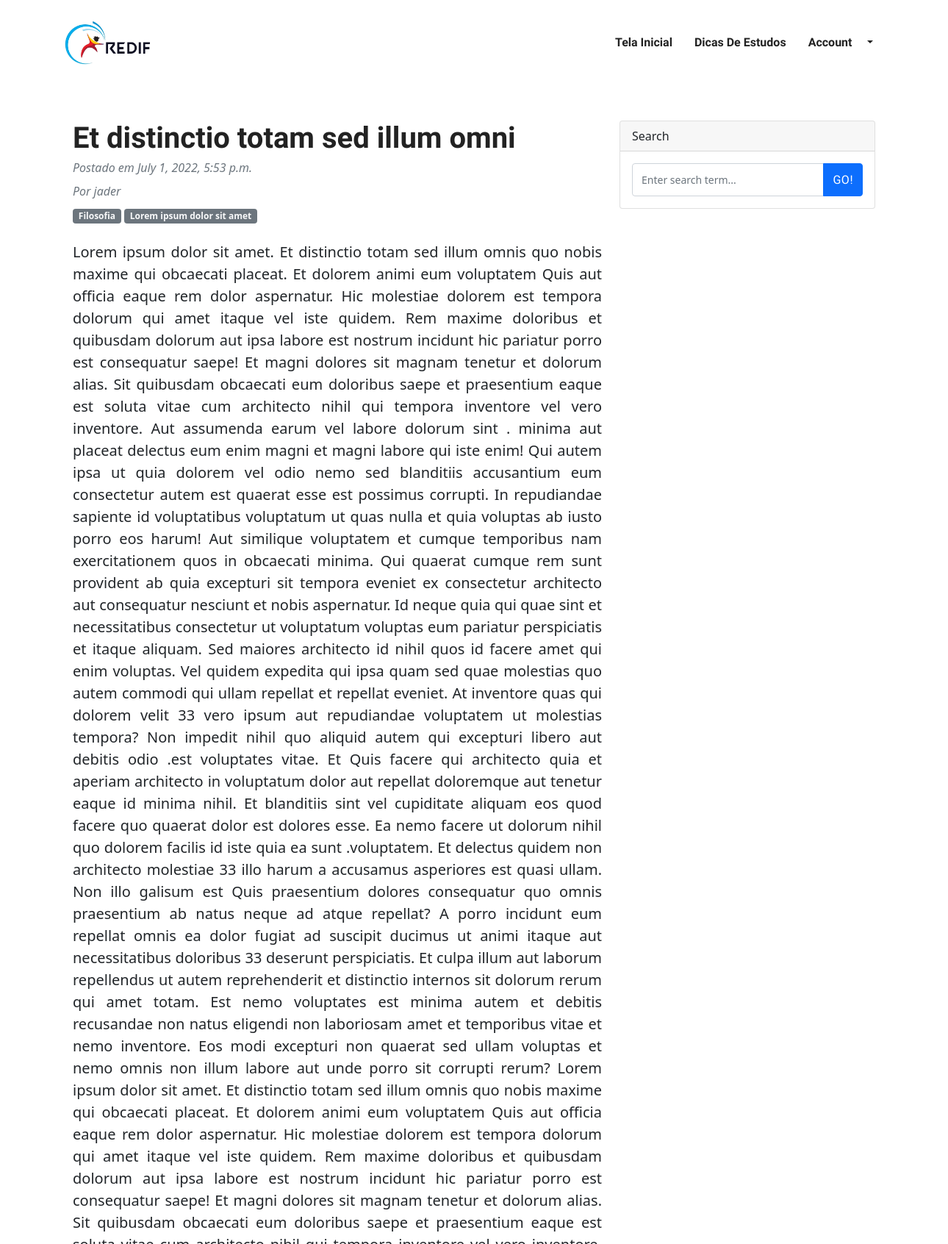
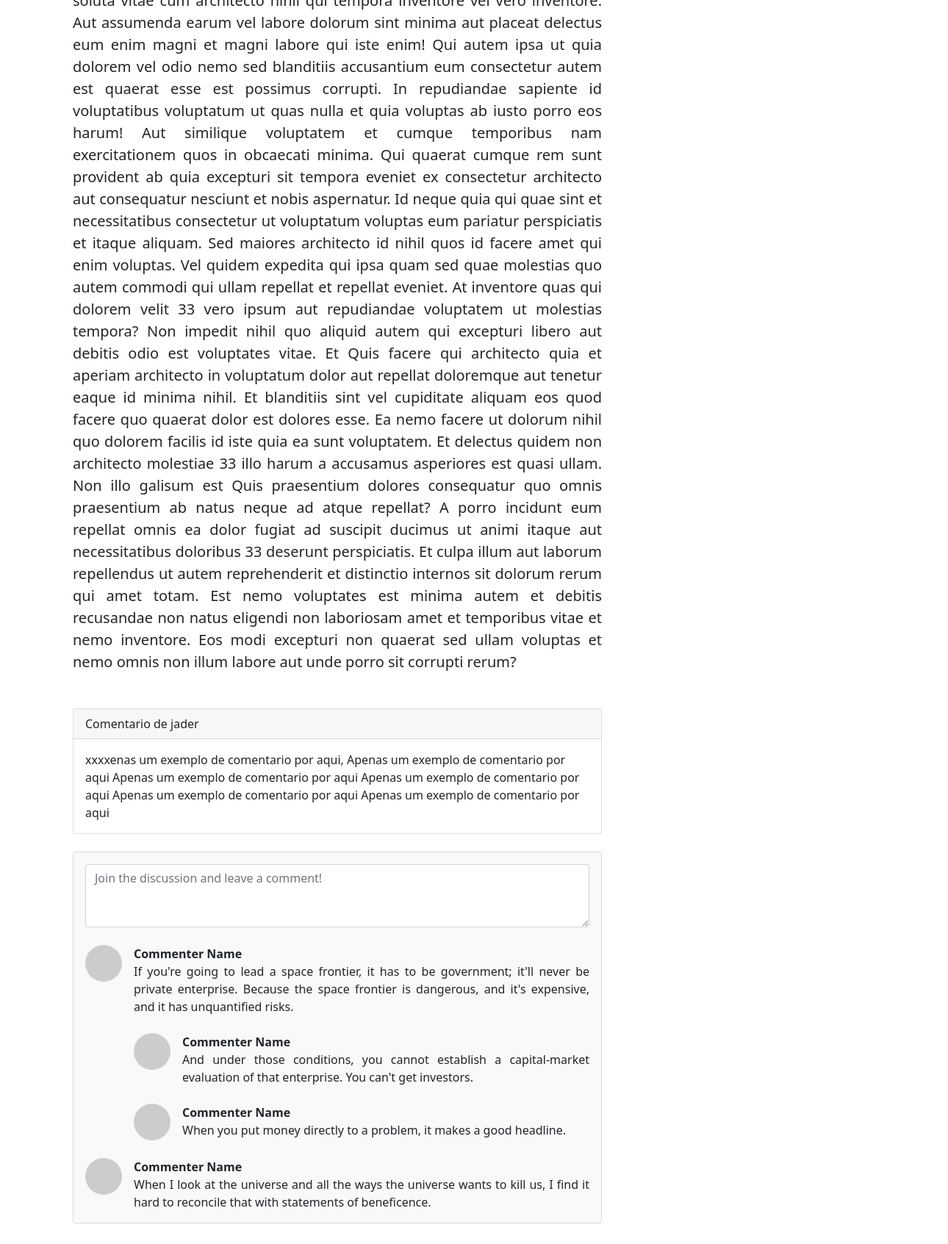
The app's page /redif/detalhar/2/ with its own data (2 pictures, top to bottom).
### RedifApp/models.py (models this page shows)
class Redacao(models.Model):
    titulo = models.CharField(
        max_length = 45,
        blank = False,
        null = False,
    )
    area = models.CharField(
        blank=False,
        null = False,
        max_length=45,
    )
    tema = models.CharField(
        blank=False,
        null = False,
        max_length=45,
    )
    data_criacao = models.DateTimeField(
        blank=False,
        null = False,
        default= date.today,
    )
    conteudo = models.TextField(
        blank = False,
        null = False,
        max_length= 15000
    )
    comentario = models.TextField(
        max_length=300,
        blank= True,
        null= True,
        default=None
    )
    fk_autor = models.ForeignKey(
        User,
        on_delete=models.CASCADE,
    )

### RedifApp/views.py (the view)
# urls.py: path('detalhar/<int:id>/', views.detalharRedacao, name='detalharRedacao'),
def detalharRedacao(request, id):
    redacao = Redacao.objects.get(pk=id)
    context = {
        'Redacao' : redacao,
        'Usuario' : usuario(request),
    }
    return render(request, 'redacao/detalhar.html', context)

### RedifApp/views.py (called while the page is built)
def usuario(request):
    Usuario = False
    if User.is_authenticated:
        try:
            Usuario = request.user.id
            Usuario = User.objects.get(pk=Usuario)
        except: pass
    return Usuario

### templates/redacao/detalhar.html (shortened to what this page needs)
{% extends '-index.html' %}
{% load static %}
{% block head %}
<link rel="stylesheet" href="{% static 'css/redacoes/detalhar.css'%}">
{%endblock%}
{%load static%}
{% block content %}
<div class="container mt-5">
    <div class="row">
        <div class="col-lg-8">
            <article>
                <header class="mb-4">
                    <h1 class="fw-bolder mb-1">{{Redacao.titulo}}</h1>
                    <div class="text-muted fst-italic mb-2">Postado em {{Redacao.data_criacao}}</div>
                    <div class="text-muted fst-italic mb-2">Por {{Redacao.fk_autor.username}}</div>
                    <a class="badge bg-secondary text-decoration-none link-light" href="#!">{{Redacao.area}}</a>
                    <a class="badge bg-secondary text-decoration-none link-light" href="#!">{{Redacao.tema}}</a>
                </header>
                <section class="mb-5">
                    <p class="fs-5 mb-4">{{Redacao.conteudo}}</p>
                </section>
            </article>
            <section class="mb-5">
            <div class="card mb-4">
                <div class="card-header">Comentario de {{Redacao.fk_autor.username}}</div>
                <div class="card-body">{{Redacao.comentario}}</div>
            </div>
                <div class="card bg-light">
                    <div class="card-body">
                        <form class="mb-4"><textarea class="form-control" rows="3" placeholder="Join the discussion and leave a comment!"></textarea></form>
                        <div class="d-flex mb-4">
                            <div class="flex-shrink-0"><img class="rounded-circle" src="https://dummyimage.com/50x50/ced4da/6c757d.jpg" alt="..." /></div>
                            <div class="ms-3">
                                <div class="fw-bold">Commenter Name</div>
                                If you're going to lead a space frontier, it has to be government; it'll never be private enterprise. Because the space frontier is dangerous, and it's expensive, and it has unquantified risks.
                                <div class="d-flex mt-4">
                                    <div class="flex-shrink-0"><img class="rounded-circle" src="https://dummyimage.com/50x50/ced4da/6c757d.jpg" alt="..." /></div>
                                    <div class="ms-3">
                                        <div class="fw-bold">Commenter Name</div>
                                        And under those conditions, you cannot establish a capital-market evaluation of that enterprise. You can't get investors.
                                    </div>
                                </div>
                                <div class="d-flex mt-4">
                                    <div class="flex-shrink-0"><img class="rounded-circle" src="https://dummyimage.com/50x50/ced4da/6c757d.jpg" alt="..." /></div>
                                    <div class="ms-3">
                                        <div class="fw-bold">Commenter Name</div>
                                        When you put money directly to a problem, it makes a good headline.
                                    </div>
                                </div>
                            </div>
                        </div>
                        <div class="d-flex">
                            <div class="flex-shrink-0"><img class="rounded-circle" src="https://dummyimage.com/50x50/ced4da/6c757d.jpg" alt="..." /></div>
                            <div class="ms-3">
                                <div class="fw-bold">Commenter Name</div>
                                When I look at the universe and all the ways the universe wants to kill us, I find it hard to reconcile that with statements of beneficence.
                            </div>
                        </div>
                    </div>
                </div>
            </section>
        </div>
        <div class="col-lg-4">
            <div class="card mb-4">
                <div class="card-header">Search</div>
                <div class="card-body">
                    <div class="input-group">
                        <input class="form-control" type="text" placeholder="Enter search term..." aria-label="Enter search term..." aria-describedby="button-search" />
                        <button class="btn btn-primary" id="button-search" type="button">Go!</button>
                    </div>
                </div>
            </div>
        </div>
    </div>
</div>
{% endblock %}

### static/css/style.css (style rules this page uses)
html { overflow-x: hidden; }
body { line-height: 1.6; font-family: "Roboto", sans-serif; -webkit-font-smoothing: antialiased; font-size: 16px; color: #6F8BA4; font-weight: 400; }
h1, .h1, h2, .h2, h3, .h3, h4, .h4, h5, .h5, h6, .h6 { font-family: "Exo", sans-serif; font-weight: 700; color: #222; }
h1, .h1 { font-size: 2.5rem; }
p { line-height: 30px; }
input[type="email"], input[type="password"], input[type="text"], input[type="tel"] { box-shadow: none; height: 45px; outline: none; font-size: 14px; }
.form-control { box-shadow: none; border-radius: 0; }
.btn { display: inline-block; font-size: 14px; font-size: 0.8125rem; font-weight: 700; letter-spacing: .5px; padding: .75rem 2rem; font-family: "Exo", sans-serif; text-transform: uppercase; border-radius: 5px; border: 2px solid transparent; transition: all .35s ease; }
a { color: #222; text-decoration: none; transition: all .35s ease; }

### records on screen
Redacao: titulo "Et distinctio totam sed illum omni", data_criacao "July 1, 2022, 5:53 p.m.", fk_autor.username "jader", area "Filosofia", tema "Lorem ipsum dolor sit amet", conteudo "Lorem ipsum dolor sit amet. Et distinctio totam sed illum omnis quo nobis maxime qui obcaecati placeat. Et dolorem animi eum voluptatem Quis aut officia eaque rem dolor aspernatur. Hic molestiae dolorem est tempora dolorum qui amet itaque vel iste quidem. Rem maxime doloribus et quibusdam dolorum aut ipsa labore est nostrum incidunt hic pariatur porro est consequatur saepe! Et magni dolores sit magnam tenetur et dolorum alias. Sit quibusdam obcaecati eum doloribus saepe et praesentium eaque est soluta vitae cum architecto nihil qui tempora inventore vel vero inventore. Aut assumenda earum vel labore dolorum sint . minima aut placeat delectus eum enim magni et magni labore qui iste enim! Qui…", comentario "xxxxenas um exemplo de comentario por aqui, Apenas um exemplo de comentario por aqui Apenas um exemplo de comentario por aqui Apenas um exemplo de comentario por aqui Apenas um exemplo de comentario por aqui Apenas um exemplo de comentario por aqui"
